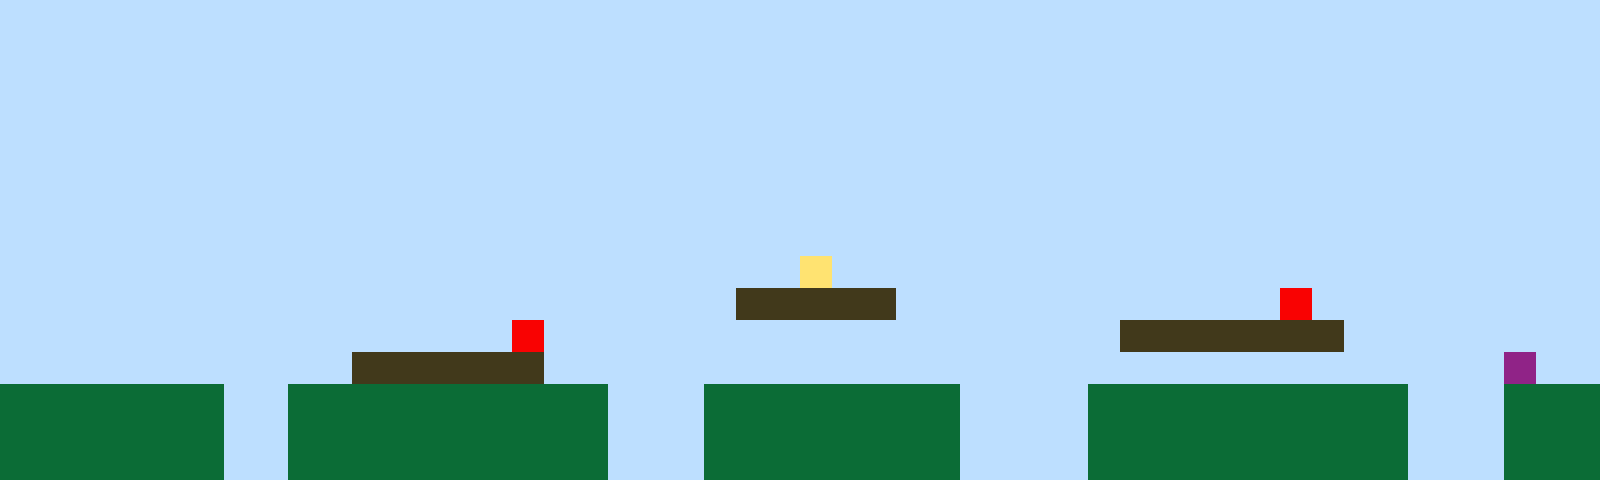

Rendered tile map (Tiled .tmx) drawn with the repository's tilesets; below, a short description and the full map source, tile grids included:
An orthogonal 50x15 tile map with 32x32 px tiles, 1 tile layer (Tile Layer 1).

<map version="1.10" tiledversion="1.11.2" orientation="orthogonal" renderorder="right-up" width="50" height="15" tilewidth="32" tileheight="32" infinite="0" nextlayerid="2" nextobjectid="1"><editorsettings><export target="map1.csv" format="csv" /></editorsettings><tileset firstgid="1" name="sprites" tilewidth="32" tileheight="32" tilecount="6" columns="3"><image source="sprites.png" width="96" height="64" /></tileset><layer id="1" name="Tile Layer 1" width="50" height="15"><data encoding="csv">1,1,1,1,1,1,1,1,1,1,1,1,1,1,1,1,1,1,1,1,1,1,1,1,1,1,1,1,1,1,1,1,1,1,1,1,1,1,1,1,1,1,1,1,1,1,1,1,1,1,1,1,1,1,1,1,1,1,1,1,1,1,1,1,1,1,1,1,1,1,1,1,1,1,1,1,1,1,1,1,1,1,1,1,1,1,1,1,1,1,1,1,1,1,1,1,1,1,1,1,1,1,1,1,1,1,1,1,1,1,1,1,1,1,1,1,1,1,1,1,1,1,1,1,1,1,1,1,1,1,1,1,1,1,1,1,1,1,1,1,1,1,1,1,1,1,1,1,1,1,1,1,1,1,1,1,1,1,1,1,1,1,1,1,1,1,1,1,1,1,1,1,1,1,1,1,1,1,1,1,1,1,1,1,1,1,1,1,1,1,1,1,1,1,1,1,1,1,1,1,1,1,1,1,1,1,1,1,1,1,1,1,1,1,1,1,1,1,1,1,1,1,1,1,1,1,1,1,1,1,1,1,1,1,1,1,1,1,1,1,1,1,1,1,1,1,1,1,1,1,1,1,1,1,1,1,1,1,1,1,1,1,1,1,1,1,1,1,1,1,1,1,1,1,1,1,1,1,1,1,1,1,1,1,1,1,1,1,1,1,1,1,1,1,1,1,1,1,1,1,1,1,1,1,1,1,1,1,1,1,1,1,1,1,1,1,1,1,1,1,1,1,1,1,1,1,1,1,1,1,1,1,1,1,1,1,1,1,1,1,1,1,1,1,1,1,1,1,1,1,1,1,1,1,1,1,1,1,1,1,1,1,1,1,1,1,1,1,1,1,1,1,1,1,1,1,1,1,1,1,1,1,1,1,1,1,1,1,1,1,1,1,1,1,1,1,1,1,1,1,1,1,1,1,1,1,1,1,1,1,1,1,1,1,1,1,1,1,1,1,1,1,1,1,1,4,1,1,1,1,1,1,1,1,1,1,1,1,1,1,1,1,1,1,1,1,1,1,1,1,1,1,1,1,1,1,1,1,1,1,1,1,1,1,1,1,1,1,1,1,1,1,1,3,3,3,3,3,1,1,1,1,1,1,1,1,1,1,1,1,5,1,1,1,1,1,1,1,1,1,1,1,1,1,1,1,1,1,1,1,1,1,1,1,1,1,5,1,1,1,1,1,1,1,1,1,1,1,1,1,1,1,1,1,1,3,3,3,3,3,3,3,1,1,1,1,1,1,1,1,1,1,1,1,1,1,1,1,1,1,1,3,3,3,3,3,3,1,1,1,1,1,1,1,1,1,1,1,1,1,1,1,1,1,1,1,1,1,1,1,1,1,1,1,1,1,1,6,1,1,2,2,2,2,2,2,2,1,1,2,2,2,2,2,2,2,2,2,2,1,1,1,2,2,2,2,2,2,2,2,1,1,1,1,2,2,2,2,2,2,2,2,2,2,1,1,1,2,2,2,2,2,2,2,2,2,2,1,1,2,2,2,2,2,2,2,2,2,2,1,1,1,2,2,2,2,2,2,2,2,1,1,1,1,2,2,2,2,2,2,2,2,2,2,1,1,1,2,2,2,2,2,2,2,2,2,2,1,1,2,2,2,2,2,2,2,2,2,2,1,1,1,2,2,2,2,2,2,2,2,1,1,1,1,2,2,2,2,2,2,2,2,2,2,1,1,1,2,2,2</data></layer></map>
